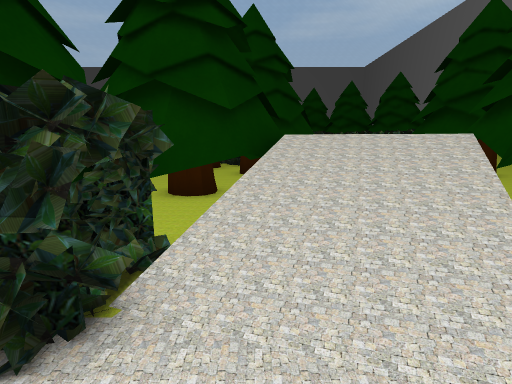
[1] (above)

19 first-person views from a walk through a 3-D level made in the Unity game engine. The camera is 1.5 m above the floor, tilts 10° down and sees 80° across. The floor is counted in squares, 1.08 m on a side. Each view is taken from the middle of a square. On the plan, view 1 faces up. The plan holds only what a view shows up to about 14 squares ahead; the rest is blank. The place goes on beyond the plan. The player is left out. Some surface patterns are stand-ins.

[2]
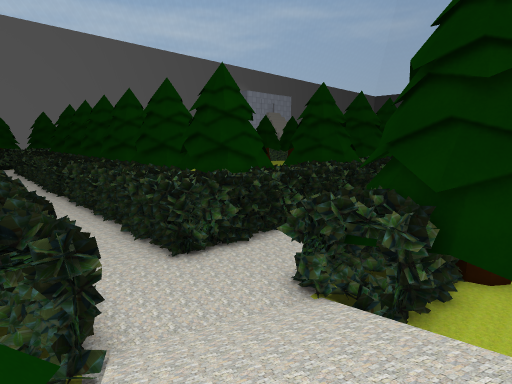

[3]
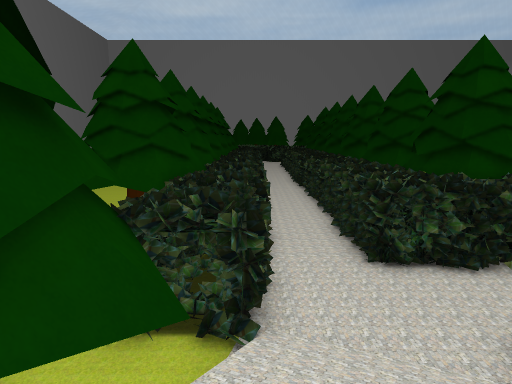

[4]
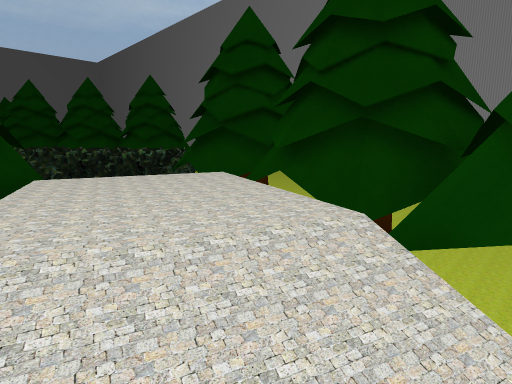

[5]
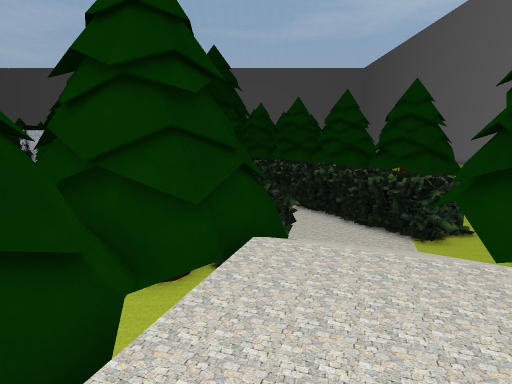

[6]
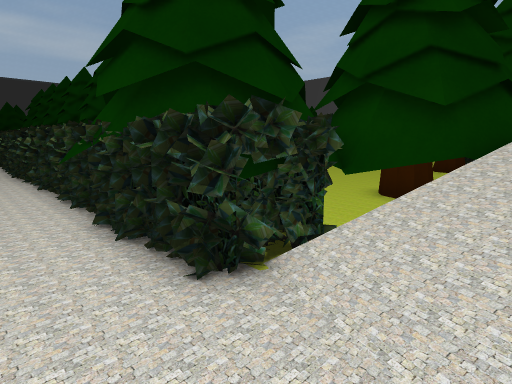

[7]
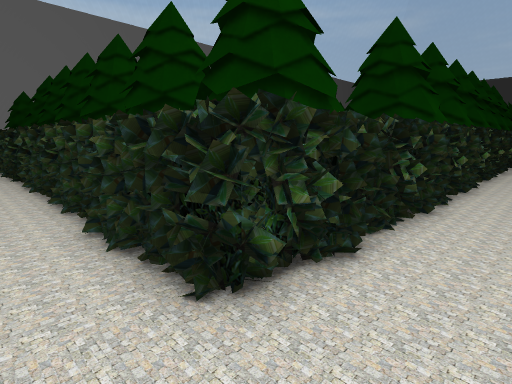

[8]
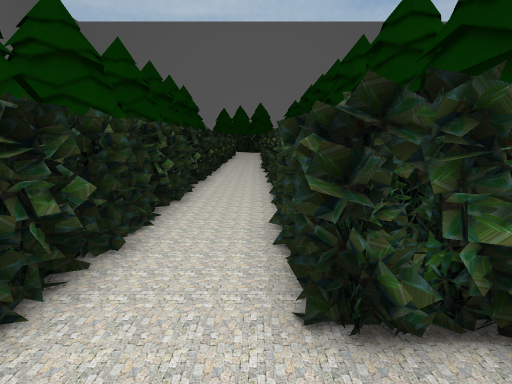

[9]
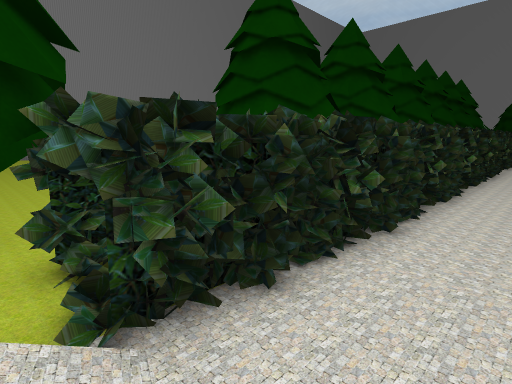

[10]
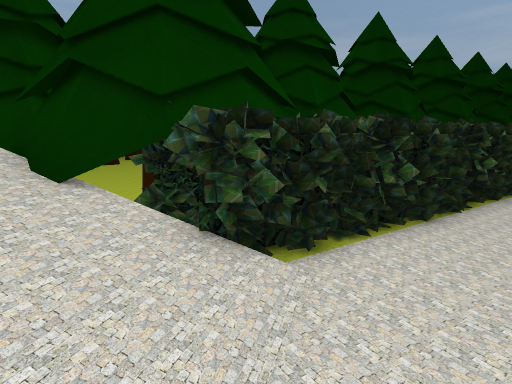

[11]
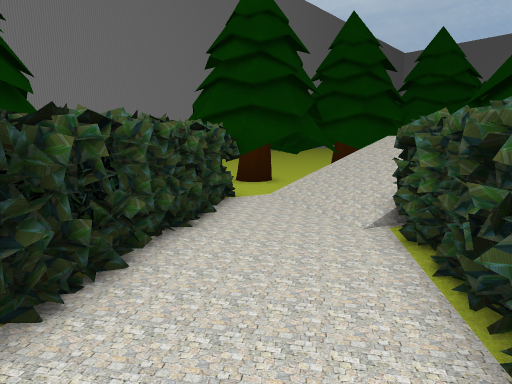

[12]
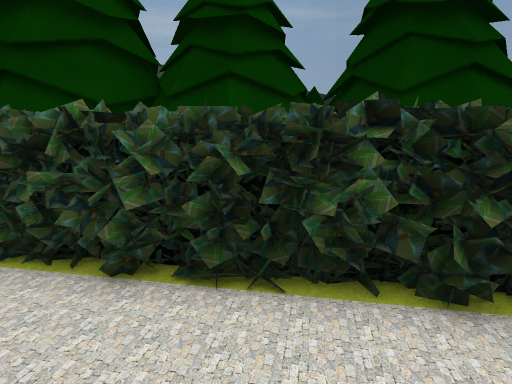

[13]
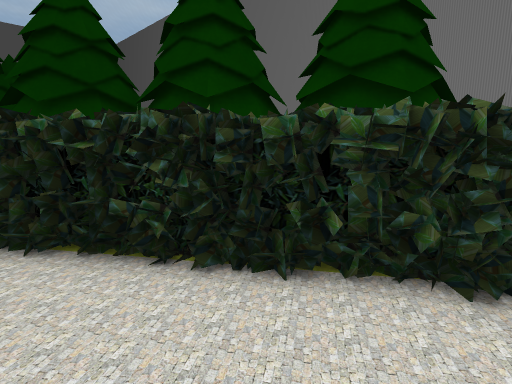

[14]
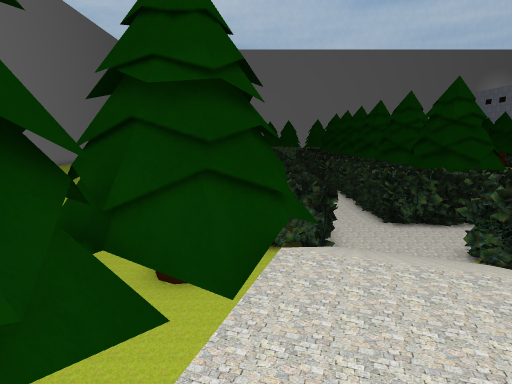

[15]
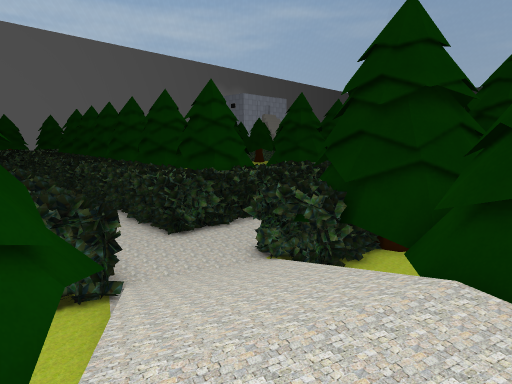

[16]
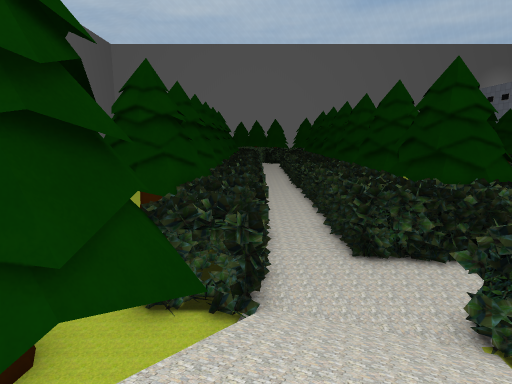

[17]
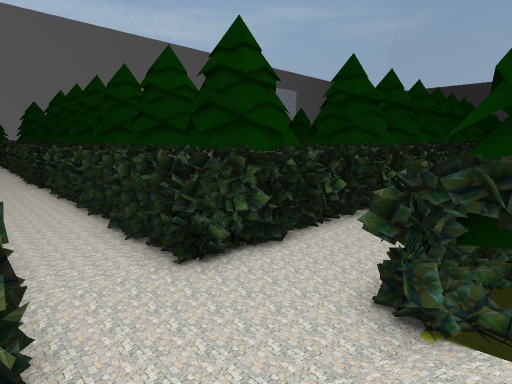

[18]
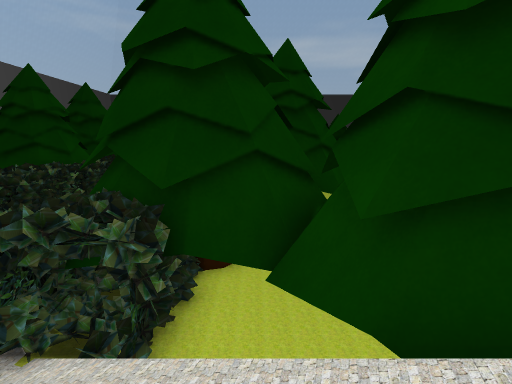

[19]
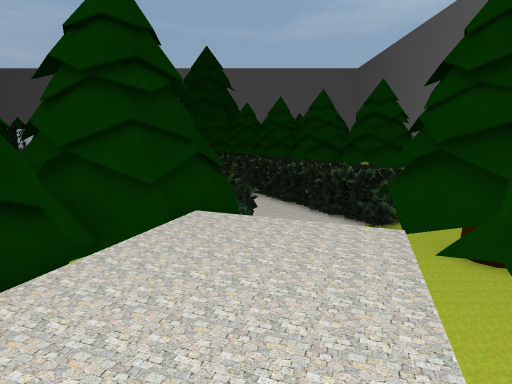

### Floor plan
Key: @ floor where view 1 was taken; # wall or solid block; . main floor; : floor 1.5 m higher than the main floor; / step, stairs or slope; v drop or lower ground; T tree; H hedge; O other object.
Columns run from 17 left of view 1 to 8 right of it. Each row starts with its distance up from view 1.
 20             T   O. .OO OO
 19           TTT TOO....OOOT#
 18                 OO...OOOTT
 17                  OO...OO T
 16                   O....OOO
 15                    O...OOO
 14                   TTO/..TT
 13                   OTO///T
 12            ...   ##T///T #
 11            ...  T#TT///TT#
 10             ..  TTT////vTT
  9             .   #Tv:::vTTT
  8             .T  ##T:::TT#
  7            TT T##T/:::T##
  6             TTTTTT/::vvT#
  5              #TTvv///TTTTT
  4  O           ##HH///TT##T
  3  OO          HHHH///T##
  2 OOOHHHHHHHHHHHHHH///TT
  1    ................HHHT TT
  0    ..............@.HHH
 -1 OOOO OOHHHHHHHHHHH.HHH
 -2         HHHHHHTHHH.HHHTT
 -3               HHH..HHT T
 -4                HH..H H##T
 -5                HH..HHT
 -6                HH..HHH
 -7               #HH..HH
 -8                HH..H
 -9                 H..OO
-10                 H..O
-11                 H..O
-12                 HH.
-13                 HH.O

Positions as (right, up) in squares from view 1, and headings:
1: (0, 0), facing up
2: (3, 5), facing down-left
3: (2, 5), facing down
4: (1, 4), facing up-right
5: (2, 6), facing up
6: (1, 0), facing up-left
7: (1, 1), facing down-left
8: (0, 1), facing down
9: (0, 2), facing down-right
10: (6, 14), facing left
11: (1, 19), facing down-right
12: (2, 20), facing down-left
13: (2, 16), facing up-right
14: (4, 9), facing down
15: (4, 7), facing down-left
16: (2, 6), facing down
17: (2, 3), facing down-left
18: (2, 5), facing left
19: (3, 5), facing up
